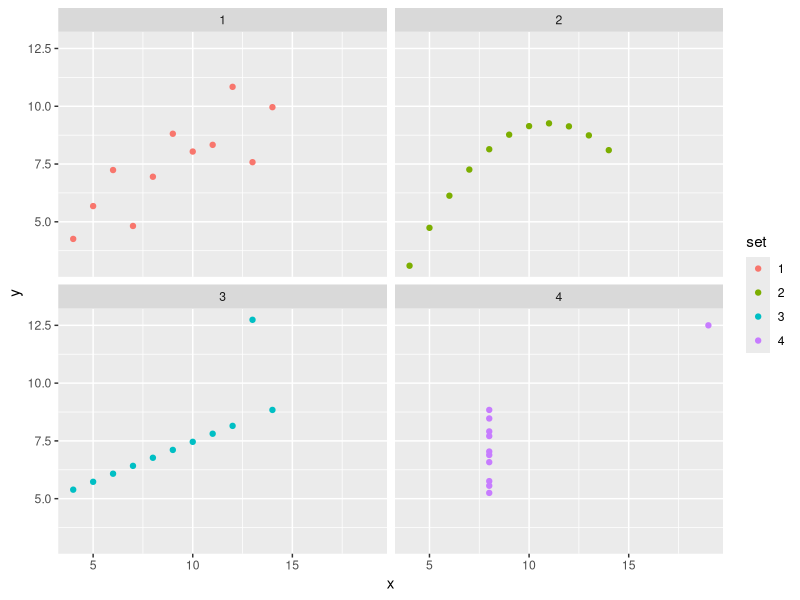

Source code (R):
## ---- chunk 1
library(tidyverse)
## ---- chunk 2
anscombe
## ---- chunk 3
ansc <-
bind_cols(
anscombe %>% 
select(matches("x")) %>% 
gather(set, "x"),
anscombe %>% 
select(matches("y")) %>% 
gather(key, "y")
) %>%
select(-key) %>% 
mutate(set = gsub("x", "", set)) %>%  
as_tibble()
## ---- chunk 4
ansc
## ---- chunk 5
ansc %>%
  group_by(set) %>%
  summarize(
    mean_x = mean(x),
    stdev_x = sd(x), 
    mean_y = mean(y),
    stdev_y = sd(y)
  ) 
## ---- chunk 6
ansc %>% ggplot(aes(x, y, color = set)) + 
  geom_point() +
  facet_wrap(~set, ncol = 2)
